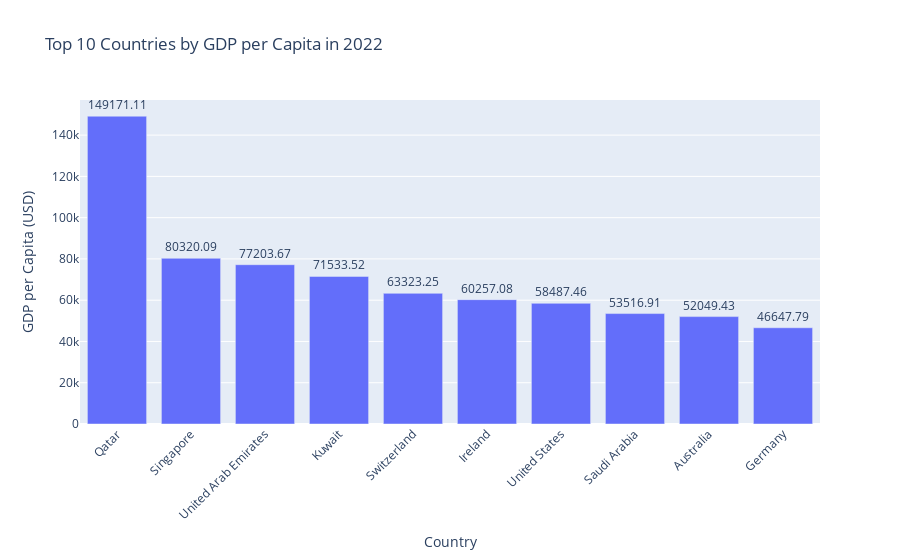

Write notebook code for a chart like this one.
### Code cell
# Select a specific year (latest year in this case)
latest_year = data['Year'].max()
latest_year_data = data[data['Year'] == latest_year]

# Get the top 10 countries with the highest GDP per capita
top_countries = latest_year_data.nlargest(10, 'GDP_per_capita')

# Create a bar chart
fig = px.bar(
    top_countries,
    x="Country",
    y="GDP_per_capita",
    title=f"Top 10 Countries by GDP per Capita in {latest_year}",
    labels={"GDP_per_capita": "GDP per Capita (USD)", "Country": "Country"},
    text="GDP_per_capita",
    template="plotly"
)
fig.update_traces(texttemplate='%{text:.2f}', textposition='outside')
fig.update_layout(xaxis_tickangle=-45)
fig.show()

### Figure 1 — Plotly figure (JSON) as saved in the notebook; plotly's stock layout.template omitted (floating-point values rounded to 4 significant figures)
{"data": [{"alignmentgroup": "True", "hovertemplate": "Country=%{x}<br>GDP per Capita (USD)=%{text}<extra></extra>", "legendgroup": "", "marker": {"color": "#636efa", "pattern": {"shape": ""}}, "name": "", "offsetgroup": "", "orientation": "v", "showlegend": false, "text": [149200.0, 80320.0, 77200.0, 71530.0, 63320.0, 60260.0, 58490.0, 53520.0, 52050.0, 46650.0], "textposition": "outside", "texttemplate": "%{text:.2f}", "type": "bar", "x": ["Qatar", "Singapore", "United Arab Emirates", "Kuwait", "Switzerland", "Ireland", "United States", "Saudi Arabia", "Australia", "Germany"], "xaxis": "x", "y": [149200.0, 80320.0, 77200.0, 71530.0, 63320.0, 60260.0, 58490.0, 53520.0, 52050.0, 46650.0], "yaxis": "y"}], "layout": {"autosize": true, "barmode": "relative", "legend": {"tracegroupgap": 0}, "title": {"text": "Top 10 Countries by GDP per Capita in 2022"}, "xaxis": {"anchor": "y", "autorange": true, "domain": [0, 1], "range": [-0.5, 9.5], "tickangle": -45, "title": {"text": "Country"}, "type": "category"}, "yaxis": {"anchor": "x", "autorange": true, "domain": [0, 1], "range": [0, 157000.0], "title": {"text": "GDP per Capita (USD)"}, "type": "linear"}}}
